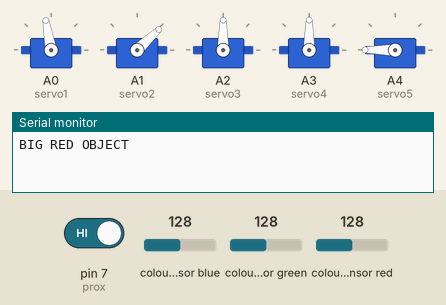
The sketch below on a simulated Arduino Uno, built with avr-gcc and run on an emulated ATmega328P. Parts: 5 × servo, the last lines printed to the serial monitor. Wiring (inferred from the names in the program): 2 × TCS3200 colour sensor: output pin 4, S2 pin 5, S3 pin 6, S0 pin 3, S1 pin 2 / output pin 10, S2 pin 11, S3 pin 12, S0 pin 9, S1 pin 8. The inputs (shaded band) are chosen by the test bench; at power-on: pin 7 (prox) HIGH, colour sensor red 128, colour sensor blue 128, colour sensor green 128.

Above: at 1.2 s.
1.3 s: pin 7 (prox) driven LOW
At 2.0 s:
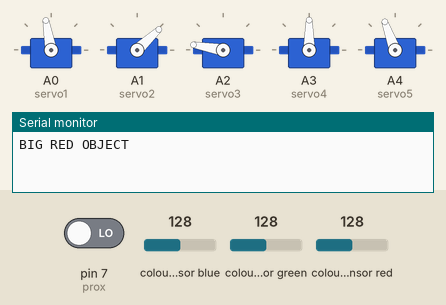
At 6.2 s:
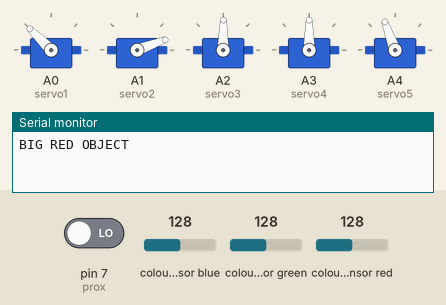
12.3 s: colour sensor red set to 5
At 15.9 s:
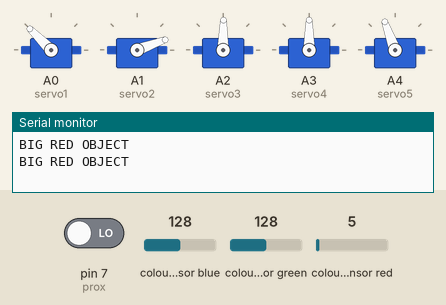
Timing chart, 0 to 17.4 s (numbered marks = the images above; inputs shaded):
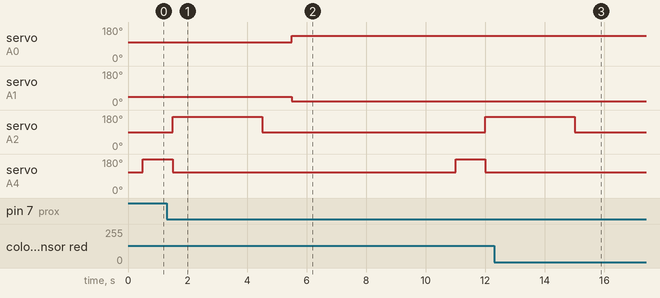

Measured:
- after the input at 1.3 s, servo on A0 (servo1): 100° → 135° after 4.2 s; servo on A1 (servo2): 43° → 20° after 4.2 s
- after the input at 12.3 s, servo on A4 (servo5): stays 110° (without the input it goes to 180° after 9.2 s)

The sketch:

project_code_main.ino
```cpp
/*

Code By: *----- ANTOR MONDAL -----*

E-mail: antor.mondal2002@gmail.com

Facebook: https://www.facebook.com/antor31021/
LinkedIn: www.linkedin.com/in/antor-mondal-084764287

N.B: Please do not use this code for business purpose

*/


#include <Servo.h>

//define proximity pin
#define prox 7

//Servo Motors
Servo servo1;
Servo servo2;
Servo servo3;
Servo servo4;
Servo servo5;

//colorSensor-1
#define S01 3
#define S11 2
#define S21 5
#define S31 6
#define sensorOut1 4

int redfrequency1 = 0;
int greenfrequency1 =0;

//ColorSenor-2
#define S02 9
#define S12 8
#define S22 11
#define S32 12
#define sensorOut2 10

int redfrequency2 = 0;
int greenfrequency2 =0;

void setup()
{
  //proximity sensor pin announce
  pinMode(prox, INPUT);

  //servo pin announce
  servo1.attach(A0);
  servo2.attach(A1);
  servo3.attach(A2);
  servo4.attach(A3);
  servo5.attach(A4);

  pinMode(S01, OUTPUT);
  pinMode(S11, OUTPUT);
  pinMode(S21, OUTPUT);
  pinMode(S31, OUTPUT);
  pinMode(sensorOut1, INPUT);

  pinMode(S02, OUTPUT);
  pinMode(S12, OUTPUT);
  pinMode(S22, OUTPUT);
  pinMode(S32, OUTPUT);
  pinMode(sensorOut2, INPUT);

  // Set Frequency scaling to 20% for ColorSenor-1
  digitalWrite(S01,HIGH);
  digitalWrite(S11,LOW);

  // Set Frequency scaling to 20% for ColorSenor-2
  digitalWrite(S02,HIGH);
  digitalWrite(S12,LOW);

  Serial.begin(9600);
}
void loop()
{
   int L = digitalRead(prox);

   if (L == 0)
   {
    servo1.write(135);
  //delay(2000);
 servo2.write(20);
  delay(5000);
   }
   else
   {
    servo1.write(100);
 //delay(2000);
 servo2.write(43);
  //delay(5000);
   }
// Setting red filtered photodiodes to be read for color sensor-1
  digitalWrite(S21,LOW);
  digitalWrite(S31,LOW);

  // Reading the output frequency
   redfrequency1 = pulseIn(sensorOut1, LOW);
  //delay(100);

// Setting red filtered photodiodes to be read for color sensor-2
  digitalWrite(S22,LOW);
  digitalWrite(S32,LOW);

// Reading the output frequency
   redfrequency2 = pulseIn(sensorOut2, LOW);
  //delay(100);

  // Setting Green filtered photodiodes to be read
  digitalWrite(S21,HIGH);
  digitalWrite(S31,HIGH);

  // Reading the output frequency
  greenfrequency1 = pulseIn(sensorOut1, LOW);

  // Setting Green filtered photodiodes to be read
  digitalWrite(S22,HIGH);
  digitalWrite(S32,HIGH);


  // Reading the output frequency
  greenfrequency2 = pulseIn(sensorOut2, LOW);


  if(redfrequency1>30 && redfrequency1<45)
  {
   Serial.println("BIG RED OBJECT");

servo5.write(110);
  delay(500);
  servo5.write(180);
 delay(1000);
 servo5.write(110);


 servo3.write(170);
  delay(3000);
  servo3.write(89);
delay(1000);

  }

if(redfrequency2>58 && redfrequency2<68)
  {
   Serial.println("SMALL RED OBJECT");

//servo3.write(89);
  //delay(1000);
  //servo3.write(10);
 //delay(1000);
 servo4.write(10);
  delay(3000);
  servo4.write(89);
delay(1000);

  }

if (greenfrequency1>55 && greenfrequency1<65)
  {
  Serial.println("BIG GREEN OBJECT");

servo5.write(110);
  delay(500);
  servo5.write(180);
 delay(1000);
 servo5.write(110);
delay(4000);
servo3.write(10);
  delay(3000);
  servo3.write(89);
delay(3000);

  }


if (greenfrequency2>90 && greenfrequency2<105)
  {
  Serial.println("SMALL GREEN OBJECT");
delay(3000);
servo4.write(170);
  delay(3000);
  servo4.write(89);
delay(3000);
  }
}
```
